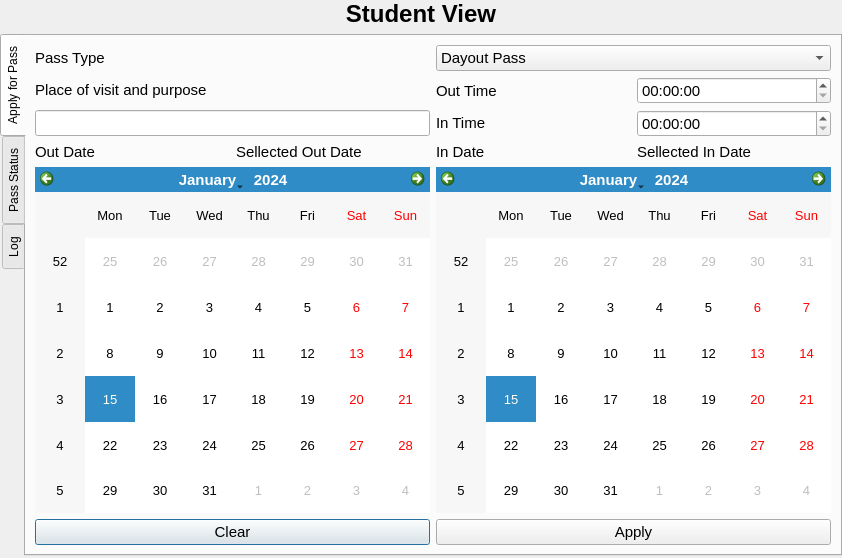
<?xml version="1.0" encoding="UTF-8"?>
<ui version="4.0">
 <class>student_view</class>
 <widget class="QDialog" name="student_view">
  <property name="geometry">
   <rect>
    <x>0</x>
    <y>0</y>
    <width>842</width>
    <height>558</height>
   </rect>
  </property>
  <property name="maximumSize">
   <size>
    <width>9999</width>
    <height>9999</height>
   </size>
  </property>
  <property name="font">
   <font>
    <kerning>true</kerning>
   </font>
  </property>
  <property name="windowTitle">
   <string>MainWindow</string>
  </property>
  <widget class="QWidget" name="centralwidget">
   <property name="geometry">
    <rect>
     <x>0</x>
     <y>0</y>
     <width>842</width>
     <height>556</height>
    </rect>
   </property>
   <layout class="QGridLayout" name="gridLayout_2">
    <item row="1" column="0">
     <widget class="QTabWidget" name="tabWidget">
      <property name="tabPosition">
       <enum>QTabWidget::West</enum>
      </property>
      <property name="tabShape">
       <enum>QTabWidget::Rounded</enum>
      </property>
      <property name="currentIndex">
       <number>0</number>
      </property>
      <property name="tabBarAutoHide">
       <bool>true</bool>
      </property>
      <widget class="QWidget" name="tab">
       <property name="sizePolicy">
        <sizepolicy hsizetype="Preferred" vsizetype="Fixed">
         <horstretch>0</horstretch>
         <verstretch>0</verstretch>
        </sizepolicy>
       </property>
       <property name="font">
        <font>
         <pointsize>11</pointsize>
         <kerning>true</kerning>
        </font>
       </property>
       <attribute name="title">
        <string>Apply for Pass</string>
       </attribute>
       <layout class="QGridLayout" name="gridLayout">
        <item row="1" column="0" colspan="2">
         <widget class="QLabel" name="label_2">
          <property name="enabled">
           <bool>true</bool>
          </property>
          <property name="sizePolicy">
           <sizepolicy hsizetype="Preferred" vsizetype="Fixed">
            <horstretch>0</horstretch>
            <verstretch>0</verstretch>
           </sizepolicy>
          </property>
          <property name="text">
           <string>Place of visit and purpose</string>
          </property>
         </widget>
        </item>
        <item row="3" column="2">
         <widget class="QLabel" name="label_5">
          <property name="sizePolicy">
           <sizepolicy hsizetype="Preferred" vsizetype="Fixed">
            <horstretch>0</horstretch>
            <verstretch>0</verstretch>
           </sizepolicy>
          </property>
          <property name="text">
           <string>In Time</string>
          </property>
         </widget>
        </item>
        <item row="10" column="2" colspan="2">
         <widget class="QCalendarWidget" name="calendarWidget_2">
          <property name="sizePolicy">
           <sizepolicy hsizetype="Preferred" vsizetype="Preferred">
            <horstretch>0</horstretch>
            <verstretch>0</verstretch>
           </sizepolicy>
          </property>
          <property name="font">
           <font>
            <pointsize>10</pointsize>
            <kerning>true</kerning>
           </font>
          </property>
          <property name="firstDayOfWeek">
           <enum>Qt::Monday</enum>
          </property>
         </widget>
        </item>
        <item row="0" column="2" colspan="2">
         <widget class="QComboBox" name="LoginType">
          <item>
           <property name="text">
            <string>Dayout Pass</string>
           </property>
          </item>
          <item>
           <property name="text">
            <string>Leave Pass</string>
           </property>
          </item>
          <item>
           <property name="text">
            <string>Nightout Pass</string>
           </property>
          </item>
         </widget>
        </item>
        <item row="3" column="3">
         <widget class="QTimeEdit" name="timeEdit_2"/>
        </item>
        <item row="11" column="0" colspan="2">
         <widget class="QPushButton" name="pushButton">
          <property name="text">
           <string>Clear</string>
          </property>
         </widget>
        </item>
        <item row="9" column="2">
         <widget class="QLabel" name="label_7">
          <property name="sizePolicy">
           <sizepolicy hsizetype="Preferred" vsizetype="Fixed">
            <horstretch>0</horstretch>
            <verstretch>0</verstretch>
           </sizepolicy>
          </property>
          <property name="text">
           <string>In Date</string>
          </property>
         </widget>
        </item>
        <item row="9" column="0">
         <widget class="QLabel" name="label_4">
          <property name="sizePolicy">
           <sizepolicy hsizetype="Preferred" vsizetype="Fixed">
            <horstretch>0</horstretch>
            <verstretch>0</verstretch>
           </sizepolicy>
          </property>
          <property name="text">
           <string>Out Date</string>
          </property>
         </widget>
        </item>
        <item row="10" column="0" colspan="2">
         <widget class="QCalendarWidget" name="calendarWidget">
          <property name="sizePolicy">
           <sizepolicy hsizetype="Preferred" vsizetype="Preferred">
            <horstretch>0</horstretch>
            <verstretch>0</verstretch>
           </sizepolicy>
          </property>
          <property name="font">
           <font>
            <pointsize>10</pointsize>
            <kerning>true</kerning>
           </font>
          </property>
          <property name="firstDayOfWeek">
           <enum>Qt::Monday</enum>
          </property>
          <property name="gridVisible">
           <bool>false</bool>
          </property>
          <property name="navigationBarVisible">
           <bool>true</bool>
          </property>
          <property name="dateEditEnabled">
           <bool>true</bool>
          </property>
         </widget>
        </item>
        <item row="1" column="2">
         <widget class="QLabel" name="label_6">
          <property name="text">
           <string>Out Time</string>
          </property>
         </widget>
        </item>
        <item row="0" column="0" colspan="2">
         <widget class="QLabel" name="label">
          <property name="text">
           <string>Pass Type</string>
          </property>
         </widget>
        </item>
        <item row="9" column="1">
         <widget class="QLabel" name="label_8">
          <property name="sizePolicy">
           <sizepolicy hsizetype="Preferred" vsizetype="Fixed">
            <horstretch>0</horstretch>
            <verstretch>0</verstretch>
           </sizepolicy>
          </property>
          <property name="text">
           <string>Sellected Out Date</string>
          </property>
         </widget>
        </item>
        <item row="9" column="3">
         <widget class="QLabel" name="label_9">
          <property name="sizePolicy">
           <sizepolicy hsizetype="Preferred" vsizetype="Fixed">
            <horstretch>0</horstretch>
            <verstretch>0</verstretch>
           </sizepolicy>
          </property>
          <property name="text">
           <string>Sellected In Date</string>
          </property>
         </widget>
        </item>
        <item row="3" column="0" colspan="2">
         <widget class="QLineEdit" name="lineEdit"/>
        </item>
        <item row="1" column="3">
         <widget class="QTimeEdit" name="timeEdit"/>
        </item>
        <item row="11" column="2" colspan="2">
         <widget class="QPushButton" name="pushButton_2">
          <property name="text">
           <string>Apply</string>
          </property>
         </widget>
        </item>
       </layout>
      </widget>
      <widget class="QWidget" name="tab_3">
       <attribute name="title">
        <string>Pass Status</string>
       </attribute>
       <widget class="QWidget" name="gridLayoutWidget">
        <property name="geometry">
         <rect>
          <x>0</x>
          <y>-2</y>
          <width>806</width>
          <height>616</height>
         </rect>
        </property>
        <layout class="QGridLayout" name="gridLayout_3">
         <item row="0" column="0">
          <widget class="QTableWidget" name="tableWidget_2">
           <property name="sizePolicy">
            <sizepolicy hsizetype="Preferred" vsizetype="Preferred">
             <horstretch>0</horstretch>
             <verstretch>0</verstretch>
            </sizepolicy>
           </property>
           <property name="maximumSize">
            <size>
             <width>16777215</width>
             <height>16777215</height>
            </size>
           </property>
           <property name="font">
            <font>
             <pointsize>11</pointsize>
             <kerning>true</kerning>
            </font>
           </property>
           <property name="lineWidth">
            <number>1</number>
           </property>
           <property name="autoScrollMargin">
            <number>16</number>
           </property>
           <property name="editTriggers">
            <set>QAbstractItemView::NoEditTriggers</set>
           </property>
           <property name="showGrid">
            <bool>false</bool>
           </property>
           <property name="cornerButtonEnabled">
            <bool>false</bool>
           </property>
           <attribute name="horizontalHeaderCascadingSectionResizes">
            <bool>true</bool>
           </attribute>
           <attribute name="horizontalHeaderMinimumSectionSize">
            <number>50</number>
           </attribute>
           <attribute name="horizontalHeaderDefaultSectionSize">
            <number>160</number>
           </attribute>
           <attribute name="verticalHeaderVisible">
            <bool>false</bool>
           </attribute>
           <attribute name="verticalHeaderMinimumSectionSize">
            <number>30</number>
           </attribute>
           <attribute name="verticalHeaderDefaultSectionSize">
            <number>75</number>
           </attribute>
           <row>
            <property name="text">
             <string>1. </string>
            </property>
            <property name="font">
             <font>
              <pointsize>11</pointsize>
             </font>
            </property>
           </row>
           <row>
            <property name="text">
             <string>2. </string>
            </property>
            <property name="font">
             <font>
              <pointsize>11</pointsize>
             </font>
            </property>
           </row>
           <column>
            <property name="text">
             <string>Pid</string>
            </property>
            <property name="font">
             <font>
              <pointsize>11</pointsize>
              <weight>75</weight>
              <bold>true</bold>
              <underline>true</underline>
             </font>
            </property>
           </column>
           <column>
            <property name="text">
             <string>Date of Application</string>
            </property>
            <property name="font">
             <font>
              <pointsize>11</pointsize>
              <weight>75</weight>
              <bold>true</bold>
              <underline>true</underline>
             </font>
            </property>
           </column>
           <column>
            <property name="text">
             <string>Applied for(date)</string>
            </property>
            <property name="font">
             <font>
              <pointsize>11</pointsize>
              <weight>75</weight>
              <bold>true</bold>
              <underline>true</underline>
             </font>
            </property>
           </column>
           <column>
            <property name="text">
             <string>Current Status</string>
            </property>
            <property name="font">
             <font>
              <pointsize>11</pointsize>
              <weight>75</weight>
              <bold>true</bold>
              <underline>true</underline>
             </font>
            </property>
           </column>
           <column>
            <property name="text">
             <string>Visit to warden cell</string>
            </property>
            <property name="font">
             <font>
              <pointsize>11</pointsize>
              <weight>75</weight>
              <bold>true</bold>
              <underline>true</underline>
             </font>
            </property>
           </column>
           <item row="0" column="0">
            <property name="text">
             <string>110</string>
            </property>
            <property name="font">
             <font>
              <pointsize>11</pointsize>
             </font>
            </property>
           </item>
           <item row="0" column="1">
            <property name="text">
             <string>16/03/2022</string>
            </property>
            <property name="font">
             <font>
              <pointsize>11</pointsize>
             </font>
            </property>
           </item>
           <item row="0" column="2">
            <property name="text">
             <string>18/03/2022</string>
            </property>
            <property name="font">
             <font>
              <pointsize>11</pointsize>
             </font>
            </property>
           </item>
           <item row="0" column="3">
            <property name="text">
             <string>Approved</string>
            </property>
            <property name="font">
             <font>
              <pointsize>11</pointsize>
              <weight>75</weight>
              <bold>true</bold>
             </font>
            </property>
            <property name="foreground">
             <brush brushstyle="NoBrush">
              <color alpha="255">
               <red>0</red>
               <green>170</green>
               <blue>0</blue>
              </color>
             </brush>
            </property>
           </item>
           <item row="0" column="4">
            <property name="text">
             <string>NO</string>
            </property>
            <property name="font">
             <font>
              <pointsize>11</pointsize>
             </font>
            </property>
           </item>
           <item row="1" column="0">
            <property name="text">
             <string>156</string>
            </property>
            <property name="font">
             <font>
              <pointsize>11</pointsize>
             </font>
            </property>
           </item>
           <item row="1" column="1">
            <property name="text">
             <string>18/03/2022</string>
            </property>
            <property name="font">
             <font>
              <pointsize>11</pointsize>
             </font>
            </property>
           </item>
           <item row="1" column="2">
            <property name="text">
             <string>24/03/2022</string>
            </property>
            <property name="font">
             <font>
              <pointsize>11</pointsize>
             </font>
            </property>
           </item>
           <item row="1" column="3">
            <property name="text">
             <string>Pending</string>
            </property>
            <property name="font">
             <font>
              <pointsize>11</pointsize>
             </font>
            </property>
            <property name="foreground">
             <brush brushstyle="NoBrush">
              <color alpha="255">
               <red>244</red>
               <green>244</green>
               <blue>0</blue>
              </color>
             </brush>
            </property>
           </item>
           <item row="1" column="4">
            <property name="text">
             <string>-</string>
            </property>
            <property name="font">
             <font>
              <pointsize>11</pointsize>
             </font>
            </property>
           </item>
          </widget>
         </item>
        </layout>
       </widget>
      </widget>
      <widget class="QWidget" name="tab_2">
       <attribute name="title">
        <string>Log</string>
       </attribute>
       <widget class="QTableWidget" name="tableWidget">
        <property name="geometry">
         <rect>
          <x>0</x>
          <y>0</y>
          <width>811</width>
          <height>506</height>
         </rect>
        </property>
        <property name="font">
         <font>
          <pointsize>11</pointsize>
          <kerning>true</kerning>
         </font>
        </property>
        <property name="verticalScrollBarPolicy">
         <enum>Qt::ScrollBarAsNeeded</enum>
        </property>
        <property name="horizontalScrollBarPolicy">
         <enum>Qt::ScrollBarAsNeeded</enum>
        </property>
        <property name="autoScroll">
         <bool>false</bool>
        </property>
        <property name="autoScrollMargin">
         <number>16</number>
        </property>
        <property name="editTriggers">
         <set>QAbstractItemView::NoEditTriggers</set>
        </property>
        <property name="tabKeyNavigation">
         <bool>false</bool>
        </property>
        <property name="showDropIndicator" stdset="0">
         <bool>false</bool>
        </property>
        <property name="verticalScrollMode">
         <enum>QAbstractItemView::ScrollPerPixel</enum>
        </property>
        <property name="horizontalScrollMode">
         <enum>QAbstractItemView::ScrollPerPixel</enum>
        </property>
        <property name="showGrid">
         <bool>false</bool>
        </property>
        <property name="gridStyle">
         <enum>Qt::SolidLine</enum>
        </property>
        <property name="sortingEnabled">
         <bool>false</bool>
        </property>
        <property name="wordWrap">
         <bool>false</bool>
        </property>
        <property name="cornerButtonEnabled">
         <bool>false</bool>
        </property>
        <attribute name="horizontalHeaderVisible">
         <bool>false</bool>
        </attribute>
        <attribute name="horizontalHeaderCascadingSectionResizes">
         <bool>false</bool>
        </attribute>
        <attribute name="horizontalHeaderMinimumSectionSize">
         <number>38</number>
        </attribute>
        <attribute name="horizontalHeaderDefaultSectionSize">
         <number>157</number>
        </attribute>
        <attribute name="verticalHeaderVisible">
         <bool>false</bool>
        </attribute>
        <attribute name="verticalHeaderMinimumSectionSize">
         <number>30</number>
        </attribute>
        <attribute name="verticalHeaderDefaultSectionSize">
         <number>75</number>
        </attribute>
        <row>
         <property name="text">
          <string>1.</string>
         </property>
         <property name="font">
          <font>
           <pointsize>11</pointsize>
          </font>
         </property>
        </row>
        <row>
         <property name="text">
          <string>2.</string>
         </property>
         <property name="font">
          <font>
           <pointsize>11</pointsize>
          </font>
         </property>
        </row>
        <row>
         <property name="text">
          <string>3.</string>
         </property>
         <property name="font">
          <font>
           <pointsize>11</pointsize>
          </font>
         </property>
        </row>
        <row>
         <property name="text">
          <string>4.</string>
         </property>
         <property name="font">
          <font>
           <pointsize>11</pointsize>
          </font>
         </property>
        </row>
        <row>
         <property name="text">
          <string>5.</string>
         </property>
         <property name="font">
          <font>
           <pointsize>11</pointsize>
          </font>
         </property>
        </row>
        <row>
         <property name="text">
          <string>6.</string>
         </property>
         <property name="font">
          <font>
           <pointsize>11</pointsize>
          </font>
         </property>
        </row>
        <row>
         <property name="text">
          <string>7.</string>
         </property>
         <property name="font">
          <font>
           <pointsize>11</pointsize>
          </font>
         </property>
        </row>
        <row>
         <property name="text">
          <string>8.</string>
         </property>
         <property name="font">
          <font>
           <pointsize>11</pointsize>
          </font>
         </property>
        </row>
        <row>
         <property name="text">
          <string>9.</string>
         </property>
         <property name="font">
          <font>
           <pointsize>11</pointsize>
          </font>
         </property>
        </row>
        <row>
         <property name="text">
          <string>10.</string>
         </property>
         <property name="font">
          <font>
           <pointsize>11</pointsize>
          </font>
         </property>
        </row>
        <column>
         <property name="text">
          <string>Pid</string>
         </property>
         <property name="font">
          <font>
           <pointsize>11</pointsize>
           <weight>75</weight>
           <bold>true</bold>
           <underline>true</underline>
          </font>
         </property>
        </column>
        <column>
         <property name="text">
          <string>Date of application</string>
         </property>
         <property name="font">
          <font>
           <pointsize>11</pointsize>
           <weight>75</weight>
           <bold>true</bold>
           <underline>true</underline>
          </font>
         </property>
        </column>
        <column>
         <property name="text">
          <string>Place of visit</string>
         </property>
         <property name="font">
          <font>
           <pointsize>11</pointsize>
           <weight>75</weight>
           <bold>true</bold>
           <underline>true</underline>
          </font>
         </property>
        </column>
        <column>
         <property name="text">
          <string>Type of pass</string>
         </property>
         <property name="font">
          <font>
           <pointsize>11</pointsize>
           <weight>75</weight>
           <bold>true</bold>
           <underline>true</underline>
          </font>
         </property>
        </column>
        <column>
         <property name="text">
          <string>Approval</string>
         </property>
         <property name="font">
          <font>
           <pointsize>11</pointsize>
           <weight>75</weight>
           <bold>true</bold>
           <underline>true</underline>
          </font>
         </property>
        </column>
        <item row="0" column="0">
         <property name="text">
          <string>189</string>
         </property>
         <property name="font">
          <font>
           <pointsize>11</pointsize>
          </font>
         </property>
        </item>
        <item row="0" column="1">
         <property name="text">
          <string>02/01/2022</string>
         </property>
        </item>
        <item row="0" column="2">
         <property name="text">
          <string>Chandigarh</string>
         </property>
        </item>
        <item row="0" column="3">
         <property name="text">
          <string>Dayout</string>
         </property>
        </item>
        <item row="0" column="4">
         <property name="text">
          <string>Approved</string>
         </property>
         <property name="font">
          <font>
           <pointsize>11</pointsize>
          </font>
         </property>
         <property name="foreground">
          <brush brushstyle="NoBrush">
           <color alpha="255">
            <red>85</red>
            <green>170</green>
            <blue>0</blue>
           </color>
          </brush>
         </property>
        </item>
        <item row="1" column="0">
         <property name="text">
          <string>168</string>
         </property>
         <property name="font">
          <font>
           <pointsize>11</pointsize>
          </font>
         </property>
        </item>
        <item row="1" column="1">
         <property name="text">
          <string>10/01/2022</string>
         </property>
        </item>
        <item row="1" column="2">
         <property name="text">
          <string>Kharar</string>
         </property>
        </item>
        <item row="1" column="3">
         <property name="text">
          <string>Dayout</string>
         </property>
        </item>
        <item row="1" column="4">
         <property name="text">
          <string>Declined</string>
         </property>
         <property name="font">
          <font>
           <pointsize>11</pointsize>
          </font>
         </property>
         <property name="foreground">
          <brush brushstyle="NoBrush">
           <color alpha="255">
            <red>255</red>
            <green>0</green>
            <blue>0</blue>
           </color>
          </brush>
         </property>
        </item>
        <item row="2" column="0">
         <property name="text">
          <string>176</string>
         </property>
         <property name="font">
          <font>
           <pointsize>11</pointsize>
          </font>
         </property>
        </item>
        <item row="2" column="1">
         <property name="text">
          <string>16/01/2022</string>
         </property>
        </item>
        <item row="2" column="2">
         <property name="text">
          <string>Delhi</string>
         </property>
        </item>
        <item row="2" column="3">
         <property name="text">
          <string>Nightout</string>
         </property>
        </item>
        <item row="2" column="4">
         <property name="text">
          <string>Approved</string>
         </property>
         <property name="font">
          <font>
           <pointsize>11</pointsize>
          </font>
         </property>
         <property name="foreground">
          <brush brushstyle="NoBrush">
           <color alpha="255">
            <red>85</red>
            <green>170</green>
            <blue>0</blue>
           </color>
          </brush>
         </property>
        </item>
        <item row="3" column="0">
         <property name="text">
          <string>165</string>
         </property>
         <property name="font">
          <font>
           <pointsize>11</pointsize>
          </font>
         </property>
        </item>
        <item row="3" column="1">
         <property name="text">
          <string>24/01/2022</string>
         </property>
        </item>
        <item row="3" column="2">
         <property name="text">
          <string>Kharar</string>
         </property>
        </item>
        <item row="3" column="3">
         <property name="text">
          <string>Dayout</string>
         </property>
        </item>
        <item row="3" column="4">
         <property name="text">
          <string>Approved</string>
         </property>
         <property name="font">
          <font>
           <pointsize>11</pointsize>
          </font>
         </property>
         <property name="foreground">
          <brush brushstyle="NoBrush">
           <color alpha="255">
            <red>85</red>
            <green>170</green>
            <blue>0</blue>
           </color>
          </brush>
         </property>
        </item>
        <item row="4" column="0">
         <property name="text">
          <string>143</string>
         </property>
         <property name="font">
          <font>
           <pointsize>11</pointsize>
          </font>
         </property>
        </item>
        <item row="4" column="1">
         <property name="text">
          <string>30/01/2022</string>
         </property>
        </item>
        <item row="4" column="2">
         <property name="text">
          <string>Chandigarh</string>
         </property>
        </item>
        <item row="4" column="3">
         <property name="text">
          <string>Dayout</string>
         </property>
        </item>
        <item row="4" column="4">
         <property name="text">
          <string>Approved</string>
         </property>
         <property name="font">
          <font>
           <pointsize>11</pointsize>
          </font>
         </property>
         <property name="foreground">
          <brush brushstyle="NoBrush">
           <color alpha="255">
            <red>85</red>
            <green>170</green>
            <blue>0</blue>
           </color>
          </brush>
         </property>
        </item>
        <item row="5" column="0">
         <property name="text">
          <string>879</string>
         </property>
         <property name="font">
          <font>
           <pointsize>11</pointsize>
          </font>
         </property>
        </item>
        <item row="5" column="1">
         <property name="text">
          <string>03/02/2022</string>
         </property>
        </item>
        <item row="5" column="2">
         <property name="text">
          <string>Delhi</string>
         </property>
        </item>
        <item row="5" column="3">
         <property name="text">
          <string>Nightout</string>
         </property>
        </item>
        <item row="5" column="4">
         <property name="text">
          <string>Declined</string>
         </property>
         <property name="font">
          <font>
           <pointsize>11</pointsize>
          </font>
         </property>
         <property name="foreground">
          <brush brushstyle="NoBrush">
           <color alpha="255">
            <red>255</red>
            <green>0</green>
            <blue>0</blue>
           </color>
          </brush>
         </property>
        </item>
        <item row="6" column="0">
         <property name="text">
          <string>987</string>
         </property>
         <property name="font">
          <font>
           <pointsize>11</pointsize>
          </font>
         </property>
        </item>
        <item row="6" column="1">
         <property name="text">
          <string>08/02/2022</string>
         </property>
        </item>
        <item row="6" column="2">
         <property name="text">
          <string>Kharar</string>
         </property>
        </item>
        <item row="6" column="3">
         <property name="text">
          <string>Dayout</string>
         </property>
        </item>
        <item row="6" column="4">
         <property name="text">
          <string>Approved</string>
         </property>
         <property name="font">
          <font>
           <pointsize>11</pointsize>
          </font>
         </property>
         <property name="foreground">
          <brush brushstyle="NoBrush">
           <color alpha="255">
            <red>85</red>
            <green>170</green>
            <blue>0</blue>
           </color>
          </brush>
         </property>
        </item>
        <item row="7" column="0">
         <property name="text">
          <string>102</string>
         </property>
         <property name="font">
          <font>
           <pointsize>11</pointsize>
          </font>
         </property>
        </item>
        <item row="7" column="1">
         <property name="text">
          <string>10/02/2022</string>
         </property>
        </item>
        <item row="7" column="2">
         <property name="text">
          <string>Chandigarh</string>
         </property>
        </item>
        <item row="7" column="3">
         <property name="text">
          <string>Dayout</string>
         </property>
        </item>
        <item row="7" column="4">
         <property name="text">
          <string>Declined</string>
         </property>
         <property name="font">
          <font>
           <pointsize>11</pointsize>
          </font>
         </property>
         <property name="foreground">
          <brush brushstyle="NoBrush">
           <color alpha="255">
            <red>255</red>
            <green>0</green>
            <blue>0</blue>
           </color>
          </brush>
         </property>
        </item>
        <item row="8" column="0">
         <property name="text">
          <string>110</string>
         </property>
         <property name="font">
          <font>
           <pointsize>11</pointsize>
          </font>
         </property>
        </item>
        <item row="8" column="1">
         <property name="text">
          <string>16/03/2022</string>
         </property>
        </item>
        <item row="8" column="2">
         <property name="text">
          <string>Delhi</string>
         </property>
        </item>
        <item row="8" column="3">
         <property name="text">
          <string>Nightout</string>
         </property>
        </item>
        <item row="8" column="4">
         <property name="text">
          <string>Approved</string>
         </property>
         <property name="font">
          <font>
           <pointsize>11</pointsize>
          </font>
         </property>
         <property name="foreground">
          <brush brushstyle="NoBrush">
           <color alpha="255">
            <red>85</red>
            <green>170</green>
            <blue>0</blue>
           </color>
          </brush>
         </property>
        </item>
        <item row="9" column="0">
         <property name="text">
          <string>156</string>
         </property>
         <property name="font">
          <font>
           <pointsize>11</pointsize>
          </font>
         </property>
        </item>
        <item row="9" column="1">
         <property name="text">
          <string>18/03/2022</string>
         </property>
        </item>
        <item row="9" column="2">
         <property name="text">
          <string>Kharar</string>
         </property>
        </item>
        <item row="9" column="3">
         <property name="text">
          <string>Dayout</string>
         </property>
        </item>
        <item row="9" column="4">
         <property name="text">
          <string>Approved</string>
         </property>
         <property name="font">
          <font>
           <pointsize>11</pointsize>
          </font>
         </property>
         <property name="foreground">
          <brush brushstyle="NoBrush">
           <color alpha="255">
            <red>85</red>
            <green>170</green>
            <blue>0</blue>
           </color>
          </brush>
         </property>
        </item>
       </widget>
      </widget>
     </widget>
    </item>
    <item row="0" column="0">
     <widget class="QLabel" name="label_3">
      <property name="sizePolicy">
       <sizepolicy hsizetype="Preferred" vsizetype="Fixed">
        <horstretch>0</horstretch>
        <verstretch>0</verstretch>
       </sizepolicy>
      </property>
      <property name="font">
       <font>
        <pointsize>18</pointsize>
        <weight>75</weight>
        <bold>true</bold>
        <kerning>true</kerning>
       </font>
      </property>
      <property name="frameShape">
       <enum>QFrame::NoFrame</enum>
      </property>
      <property name="frameShadow">
       <enum>QFrame::Plain</enum>
      </property>
      <property name="text">
       <string>Student View</string>
      </property>
      <property name="scaledContents">
       <bool>false</bool>
      </property>
      <property name="alignment">
       <set>Qt::AlignCenter</set>
      </property>
      <property name="textInteractionFlags">
       <set>Qt::NoTextInteraction</set>
      </property>
     </widget>
    </item>
   </layout>
  </widget>
 </widget>
 <resources/>
 <connections/>
</ui>
